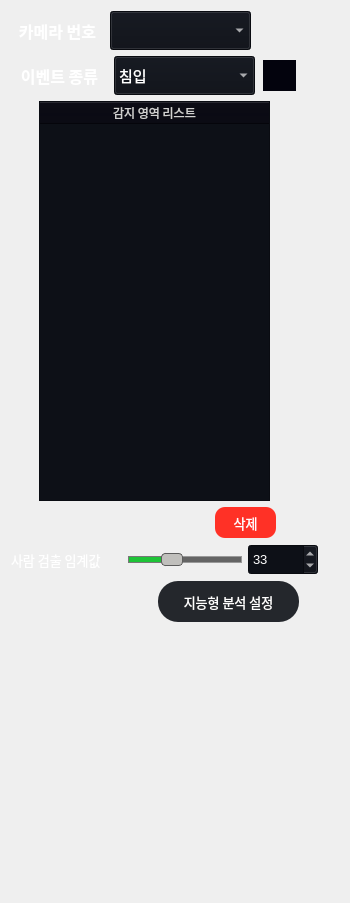
                 <widget class="QWidget" name="widget" native="true">
                  <property name="minimumSize">
                   <size>
                    <width>301</width>
                    <height>351</height>
                   </size>
                  </property>
                  <property name="maximumSize">
                   <size>
                    <width>350</width>
                    <height>9999</height>
                   </size>
                  </property>
                  <layout class="QHBoxLayout" name="horizontalLayout_17">
                   <item>
                    <layout class="QVBoxLayout" name="verticalLayout_9">
                     <item>
                      <layout class="QHBoxLayout" name="horizontalLayout_10">
                       <item>
                        <widget class="QLabel" name="camera_page_camera_name_label">
                         <property name="sizePolicy">
                          <sizepolicy hsizetype="Fixed" vsizetype="Fixed">
                           <horstretch>0</horstretch>
                           <verstretch>0</verstretch>
                          </sizepolicy>
                         </property>
                         <property name="minimumSize">
                          <size>
                           <width>93</width>
                           <height>31</height>
                          </size>
                         </property>
                         <property name="font">
                          <font>
                           <family>Sans</family>
                           <pointsize>12</pointsize>
                           <bold>true</bold>
                          </font>
                         </property>
                         <property name="styleSheet">
                          <string notr="true">color: rgb(255, 255, 255);</string>
                         </property>
                         <property name="text">
                          <string>카메라 번호</string>
                         </property>
                         <property name="alignment">
                          <set>Qt::AlignmentFlag::AlignCenter</set>
                         </property>
                        </widget>
                       </item>
                       <item>
                        <widget class="QComboBox" name="camera_page_name_box">
                         <property name="minimumSize">
                          <size>
                           <width>141</width>
                           <height>39</height>
                          </size>
                         </property>
                         <property name="maximumSize">
                          <size>
                           <width>145</width>
                           <height>39</height>
                          </size>
                         </property>
                         <property name="font">
                          <font>
                           <family>Sans</family>
                           <pointsize>11</pointsize>
                          </font>
                         </property>
                         <property name="focusPolicy">
                          <enum>Qt::FocusPolicy::WheelFocus</enum>
                         </property>
                         <property name="styleSheet">
                          <string notr="true">color: rgb(255, 255, 255);
background-color: rgb(13, 16, 23);
selection-background-color: rgb(53, 132, 228);
</string>
                         </property>
                         <property name="currentText">
                          <string notr="true"/>
                         </property>
                        </widget>
                       </item>
                       <item>
                        <spacer name="horizontalSpacer_6">
                         <property name="orientation">
                          <enum>Qt::Orientation::Horizontal</enum>
                         </property>
                         <property name="sizeType">
                          <enum>QSizePolicy::Policy::Expanding</enum>
                         </property>
                         <property name="sizeHint" stdset="0">
                          <size>
                           <width>40</width>
                           <height>20</height>
                          </size>
                         </property>
                        </spacer>
                       </item>
                      </layout>
                     </item>
                     <item>
                      <layout class="QHBoxLayout" name="horizontalLayout_11">
                       <item>
                        <widget class="QLabel" name="camera_page_camera_event_label">
                         <property name="sizePolicy">
                          <sizepolicy hsizetype="Fixed" vsizetype="Fixed">
                           <horstretch>0</horstretch>
                           <verstretch>0</verstretch>
                          </sizepolicy>
                         </property>
                         <property name="minimumSize">
                          <size>
                           <width>93</width>
                           <height>31</height>
                          </size>
                         </property>
                         <property name="font">
                          <font>
                           <family>Sans</family>
                           <pointsize>12</pointsize>
                           <bold>true</bold>
                          </font>
                         </property>
                         <property name="styleSheet">
                          <string notr="true">color: rgb(255, 255, 255);</string>
                         </property>
                         <property name="text">
                          <string>이벤트 종류</string>
                         </property>
                         <property name="alignment">
                          <set>Qt::AlignmentFlag::AlignCenter</set>
                         </property>
                        </widget>
                       </item>
                       <item>
                        <widget class="QComboBox" name="camera_page_camera_event_box">
                         <property name="minimumSize">
                          <size>
                           <width>141</width>
                           <height>39</height>
                          </size>
                         </property>
                         <property name="maximumSize">
                          <size>
                           <width>141</width>
                           <height>39</height>
                          </size>
                         </property>
                         <property name="font">
                          <font>
                           <family>Sans</family>
                           <pointsize>11</pointsize>
                           <bold>false</bold>
                          </font>
                         </property>
                         <property name="styleSheet">
                          <string notr="true">color: rgb(255, 255, 255);
background-color: rgb(13, 16, 23);
selection-background-color: rgb(53, 132, 228);
</string>
                         </property>
                         <property name="minimumContentsLength">
                          <number>0</number>
                         </property>
                         <item>
                          <property name="text">
                           <string>침입</string>
                          </property>
                         </item>
                         <item>
                          <property name="text">
                           <string>배회</string>
                          </property>
                         </item>
                         <item>
                          <property name="text">
                           <string>쓰러짐</string>
                          </property>
                         </item>
                         <item>
                          <property name="text">
                           <string>방화</string>
                          </property>
                         </item>
                        </widget>
                       </item>
                       <item>
                        <widget class="QPushButton" name="camera_page_detect_add_bnt">
                         <property name="sizePolicy">
                          <sizepolicy hsizetype="Fixed" vsizetype="Fixed">
                           <horstretch>0</horstretch>
                           <verstretch>0</verstretch>
                          </sizepolicy>
                         </property>
                         <property name="minimumSize">
                          <size>
                           <width>31</width>
                           <height>31</height>
                          </size>
                         </property>
                         <property name="font">
                          <font>
                           <family>Sans</family>
                           <pointsize>10</pointsize>
                          </font>
                         </property>
                         <property name="cursor">
                          <cursorShape>PointingHandCursor</cursorShape>
                         </property>
                         <property name="styleSheet">
                          <string notr="true">background-color: rgb(3, 3, 13);
border: 1px solid rgb(3, 3, 13);
color: rgb(255, 255, 255);

</string>
                         </property>
                         <property name="text">
                          <string/>
                         </property>
                         <property name="icon">
                          <iconset resource="../ms_ai_img.qrc">
                           <normaloff>:/newPrefix/ui/images/ico_add_circle.svg</normaloff>:/newPrefix/ui/images/ico_add_circle.svg</iconset>
                         </property>
                         <property name="iconSize">
                          <size>
                           <width>31</width>
                           <height>50</height>
                          </size>
                         </property>
                        </widget>
                       </item>
                       <item>
                        <spacer name="horizontalSpacer_15">
                         <property name="orientation">
                          <enum>Qt::Orientation::Horizontal</enum>
                         </property>
                         <property name="sizeType">
                          <enum>QSizePolicy::Policy::Fixed</enum>
                         </property>
                         <property name="sizeHint" stdset="0">
                          <size>
                           <width>40</width>
                           <height>20</height>
                          </size>
                         </property>
                        </spacer>
                       </item>
                      </layout>
                     </item>
                     <item>
                      <layout class="QHBoxLayout" name="horizontalLayout_12">
                       <item>
                        <widget class="QTableWidget" name="camera_page_detect_area_table">
                         <property name="minimumSize">
                          <size>
                           <width>120</width>
                           <height>400</height>
                          </size>
                         </property>
                         <property name="maximumSize">
                          <size>
                           <width>231</width>
                           <height>9999</height>
                          </size>
                         </property>
                         <property name="font">
                          <font>
                           <family>Sans</family>
                          </font>
                         </property>
                         <property name="styleSheet">
                          <string notr="true">QTableWidget {
    background-color: rgb(13, 16, 23); /* 테이블 전체 배경색 */
    color: rgb(255, 255, 255);
}

QHeaderView::section {
    color: rgb(209, 209, 209); /* 헤더 텍스트 색상 - 회색 */
background-color: rgb(7, 7, 16); /* 테이블 전체 배경색 */
}

QTableWidget::item {
    color: rgb(255, 255, 255); /* 기본 상태에서의 텍스트 색상 - 흰색 */

}

QTableWidget::item:selected {
    background-color: rgb(32,39,49); /* 선택된 셀의 배경색 */
    color: rgb(255, 255, 255);

}

QScrollBar:vertical {
    border: 1px solid #999999;
    background: #b3b3b3c6;
    width: 8px;
}
QScrollBar::handle:vertical {
background: #2f2f2f; 
min-height: 10px;
width: 8px;

}
</string>
                         </property>
                         <property name="sizeAdjustPolicy">
                          <enum>QAbstractScrollArea::SizeAdjustPolicy::AdjustToContentsOnFirstShow</enum>
                         </property>
                         <property name="dragDropOverwriteMode">
                          <bool>false</bool>
                         </property>
                         <property name="alternatingRowColors">
                          <bool>false</bool>
                         </property>
                         <property name="selectionBehavior">
                          <enum>QAbstractItemView::SelectionBehavior::SelectRows</enum>
                         </property>
                         <property name="showGrid">
                          <bool>false</bool>
                         </property>
                         <property name="gridStyle">
                          <enum>Qt::PenStyle::NoPen</enum>
                         </property>
                         <property name="wordWrap">
                          <bool>false</bool>
                         </property>
                         <property name="cornerButtonEnabled">
                          <bool>false</bool>
                         </property>
                         <attribute name="horizontalHeaderHighlightSections">
                          <bool>false</bool>
                         </attribute>
                         <attribute name="horizontalHeaderStretchLastSection">
                          <bool>true</bool>
                         </attribute>
                         <attribute name="verticalHeaderVisible">
                          <bool>false</bool>
                         </attribute>
                         <attribute name="verticalHeaderHighlightSections">
                          <bool>false</bool>
                         </attribute>
                         <column>
                          <property name="text">
                           <string>감지 영역 리스트</string>
                          </property>
                         </column>
                        </widget>
                       </item>
                       <item>
                        <spacer name="horizontalSpacer_7">
                         <property name="orientation">
                          <enum>Qt::Orientation::Horizontal</enum>
                         </property>
                         <property name="sizeType">
                          <enum>QSizePolicy::Policy::Fixed</enum>
                         </property>
                         <property name="sizeHint" stdset="0">
                          <size>
                           <width>40</width>
                           <height>20</height>
                          </size>
                         </property>
                        </spacer>
                       </item>
                      </layout>
                     </item>
                     <item>
                      <layout class="QHBoxLayout" name="horizontalLayout_13">
                       <item>
                        <spacer name="horizontalSpacer_8">
                         <property name="orientation">
                          <enum>Qt::Orientation::Horizontal</enum>
                         </property>
                         <property name="sizeType">
                          <enum>QSizePolicy::Policy::Fixed</enum>
                         </property>
                         <property name="sizeHint" stdset="0">
                          <size>
                           <width>166</width>
                           <height>20</height>
                          </size>
                         </property>
                        </spacer>
                       </item>
                       <item>
                        <widget class="QPushButton" name="camera_page_detect_area_del_bnt">
                         <property name="sizePolicy">
                          <sizepolicy hsizetype="Fixed" vsizetype="Fixed">
                           <horstretch>0</horstretch>
                           <verstretch>0</verstretch>
                          </sizepolicy>
                         </property>
                         <property name="minimumSize">
                          <size>
                           <width>61</width>
                           <height>31</height>
                          </size>
                         </property>
                         <property name="maximumSize">
                          <size>
                           <width>61</width>
                           <height>31</height>
                          </size>
                         </property>
                         <property name="font">
                          <font>
                           <family>Sans</family>
                           <pointsize>10</pointsize>
                          </font>
                         </property>
                         <property name="cursor">
                          <cursorShape>PointingHandCursor</cursorShape>
                         </property>
                         <property name="styleSheet">
                          <string notr="true">background-color: rgb(255, 49, 38);
color: rgb(255, 255, 255);
border-radius: 10px;
</string>
                         </property>
                         <property name="text">
                          <string>삭제</string>
                         </property>
                        </widget>
                       </item>
                       <item>
                        <spacer name="horizontalSpacer_12">
                         <property name="orientation">
                          <enum>Qt::Orientation::Horizontal</enum>
                         </property>
                         <property name="sizeType">
                          <enum>QSizePolicy::Policy::Fixed</enum>
                         </property>
                         <property name="sizeHint" stdset="0">
                          <size>
                           <width>25</width>
                           <height>20</height>
                          </size>
                         </property>
                        </spacer>
                       </item>
                      </layout>
                     </item>
                     <item>
                      <layout class="QHBoxLayout" name="horizontalLayout_14">
                       <item>
                        <widget class="QLabel" name="camera_page_camera_event_label_2">
                         <property name="sizePolicy">
                          <sizepolicy hsizetype="Fixed" vsizetype="Fixed">
                           <horstretch>0</horstretch>
                           <verstretch>0</verstretch>
                          </sizepolicy>
                         </property>
                         <property name="minimumSize">
                          <size>
                           <width>106</width>
                           <height>31</height>
                          </size>
                         </property>
                         <property name="maximumSize">
                          <size>
                           <width>111</width>
                           <height>16777215</height>
                          </size>
                         </property>
                         <property name="font">
                          <font>
                           <family>Sans Serif</family>
                           <pointsize>10</pointsize>
                           <bold>false</bold>
                          </font>
                         </property>
                         <property name="styleSheet">
                          <string notr="true">color: rgb(255, 255, 255);</string>
                         </property>
                         <property name="text">
                          <string>사람 검출 임계값</string>
                         </property>
                         <property name="alignment">
                          <set>Qt::AlignmentFlag::AlignLeading|Qt::AlignmentFlag::AlignLeft|Qt::AlignmentFlag::AlignVCenter</set>
                         </property>
                        </widget>
                       </item>
                       <item>
                        <widget class="QSlider" name="camera_page_person_conf_slider">
                         <property name="sizePolicy">
                          <sizepolicy hsizetype="Fixed" vsizetype="Expanding">
                           <horstretch>0</horstretch>
                           <verstretch>0</verstretch>
                          </sizepolicy>
                         </property>
                         <property name="minimumSize">
                          <size>
                           <width>114</width>
                           <height>31</height>
                          </size>
                         </property>
                         <property name="maximumSize">
                          <size>
                           <width>16777215</width>
                           <height>31</height>
                          </size>
                         </property>
                         <property name="font">
                          <font>
                           <pointsize>11</pointsize>
                          </font>
                         </property>
                         <property name="styleSheet">
                          <string notr="true">QSlider::handle:horizontal {
    	background-color: rgb(192, 191, 188);
        border: 1px solid #5c5c5c; /* 핸들의 테두리 */
        width: 20px; /* 핸들의 너비 */
		
        margin: -4px 5; /* 핸들의 위, 아래 여백 */
        border-radius: 4px; /* 핸들의 모서리 둥글게 */
    }

QSlider::groove:horizontal {
                border: 1px solid #999999;
                height: 5px; /* 슬라이더의 트랙 높이 */
                background: rgb(100, 100, 100); /* 슬라이더 트랙의 기본 색상 */
                border-radius: 4px;
            }

QSlider::sub-page:horizontal {
                background: rgb(30, 195, 55); /* 게이지 색상 */
                border: 1px solid #777;
                height: 1px;
                border-radius: 4px;
            }</string>
                         </property>
                         <property name="minimum">
                          <number>0</number>
                         </property>
                         <property name="singleStep">
                          <number>2</number>
                         </property>
                         <property name="value">
                          <number>33</number>
                         </property>
                         <property name="tracking">
                          <bool>false</bool>
                         </property>
                         <property name="orientation">
                          <enum>Qt::Orientation::Horizontal</enum>
                         </property>
                        </widget>
                       </item>
                       <item>
                        <widget class="QSpinBox" name="camera_page_person_conf_value">
                         <property name="sizePolicy">
                          <sizepolicy hsizetype="Fixed" vsizetype="Fixed">
                           <horstretch>0</horstretch>
                           <verstretch>0</verstretch>
                          </sizepolicy>
                         </property>
                         <property name="minimumSize">
                          <size>
                           <width>70</width>
                           <height>31</height>
                          </size>
                         </property>
                         <property name="maximumSize">
                          <size>
                           <width>16777215</width>
                           <height>31</height>
                          </size>
                         </property>
                         <property name="font">
                          <font>
                           <pointsize>10</pointsize>
                          </font>
                         </property>
                         <property name="styleSheet">
                          <string notr="true">
    QSpinBox {
        subcontrol-origin: padding;
        subcontrol-position: top right;
        background: rgb(13, 16, 23);
        color: rgb(255, 255, 255);

    }</string>
                         </property>
                         <property name="minimum">
                          <number>1</number>
                         </property>
                         <property name="value">
                          <number>33</number>
                         </property>
                        </widget>
                       </item>
                       <item>
                        <spacer name="horizontalSpacer_16">
                         <property name="orientation">
                          <enum>Qt::Orientation::Horizontal</enum>
                         </property>
                         <property name="sizeType">
                          <enum>QSizePolicy::Policy::Fixed</enum>
                         </property>
                         <property name="sizeHint" stdset="0">
                          <size>
                           <width>20</width>
                           <height>20</height>
                          </size>
                         </property>
                        </spacer>
                       </item>
                      </layout>
                     </item>
                     <item>
                      <layout class="QHBoxLayout" name="horizontalLayout_15">
                       <item>
                        <spacer name="horizontalSpacer_13">
                         <property name="orientation">
                          <enum>Qt::Orientation::Horizontal</enum>
                         </property>
                         <property name="sizeType">
                          <enum>QSizePolicy::Policy::Fixed</enum>
                         </property>
                         <property name="sizeHint" stdset="0">
                          <size>
                           <width>166</width>
                           <height>20</height>
                          </size>
                         </property>
                        </spacer>
                       </item>
                       <item>
                        <widget class="QPushButton" name="camera_page_ai_bnt">
                         <property name="sizePolicy">
                          <sizepolicy hsizetype="Fixed" vsizetype="Fixed">
                           <horstretch>0</horstretch>
                           <verstretch>0</verstretch>
                          </sizepolicy>
                         </property>
                         <property name="minimumSize">
                          <size>
                           <width>141</width>
                           <height>41</height>
                          </size>
                         </property>
                         <property name="font">
                          <font>
                           <family>Sans</family>
                           <pointsize>10</pointsize>
                          </font>
                         </property>
                         <property name="cursor">
                          <cursorShape>PointingHandCursor</cursorShape>
                         </property>
                         <property name="styleSheet">
                          <string notr="true">background-color: rgb(36, 39, 44);
color: rgb(255, 255, 255);
border-radius: 20px;

</string>
                         </property>
                         <property name="text">
                          <string>지능형 분석 설정</string>
                         </property>
                        </widget>
                       </item>
                       <item>
                        <spacer name="horizontalSpacer_17">
                         <property name="orientation">
                          <enum>Qt::Orientation::Horizontal</enum>
                         </property>
                         <property name="sizeType">
                          <enum>QSizePolicy::Policy::Fixed</enum>
                         </property>
                         <property name="sizeHint" stdset="0">
                          <size>
                           <width>40</width>
                           <height>20</height>
                          </size>
                         </property>
                        </spacer>
                       </item>
                      </layout>
                     </item>
                     <item>
                      <spacer name="verticalSpacer">
                       <property name="orientation">
                        <enum>Qt::Orientation::Vertical</enum>
                       </property>
                       <property name="sizeType">
                        <enum>QSizePolicy::Policy::Maximum</enum>
                       </property>
                       <property name="sizeHint" stdset="0">
                        <size>
                         <width>20</width>
                         <height>270</height>
                        </size>
                       </property>
                      </spacer>
                     </item>
                    </layout>
                   </item>
                  </layout>
                 </widget>
